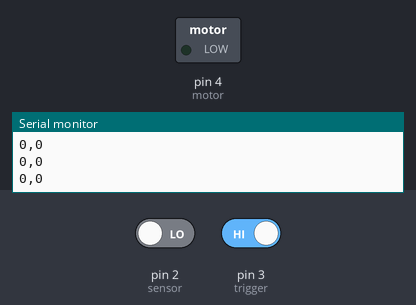
Recording of a sketch running on a simulated Arduino Uno, built with avr-gcc and run on an emulated ATmega328P. Shown: switched loads named in the sketch (green lamp = pin HIGH), the last lines printed to the serial monitor. Dashed ring = blinking. Inputs (shaded band) come from the test bench; at power-on: pin 3 (trigger) HIGH, pin 2 (sensor) LOW.

Above: at 1.2 s.
1.3 s: pin 3 (trigger) driven LOW
At 1.42 s:
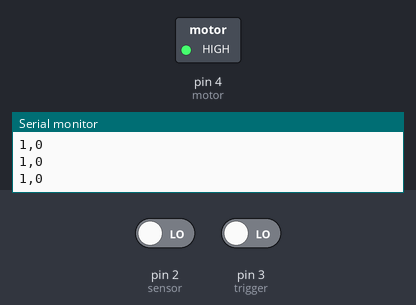
4.3 s: pin 3 (trigger) driven HIGH
At 5.7 s:
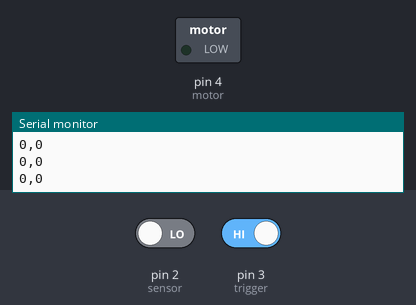
Timing chart, 0 to 7.3 s (numbered marks = the images above; inputs shaded):
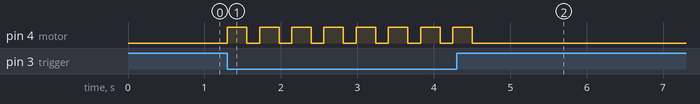

Measured:
- after the input at 1.3 s, pin 4 (motor): alternates HIGH for 0.25 s and LOW for 0.17 s, starting at once
- after the input at 4.3 s, pin 4 (motor): goes on until 4.5 s, then stays LOW

The sketch:

DuckGun.ino
```cpp
// --- Pin Definitions ---
int sensor = 2;  // LDR sensor input pin
int trigger = 3; // Trigger switch input pin
int motor = 4;   // Vibration motor output pin

// --- Timing Variables ---
int eTime = 0;   // Delay counter to control motor vibration duration
bool freeEvent;  // Unused event flag

void setup() {
  // Initialize pins
  pinMode(sensor, INPUT);
  pinMode(trigger, INPUT);
  pinMode(motor, OUTPUT);

  // Initialize serial communication
  Serial.begin(9600);
  while(!Serial); // Wait for serial connection to establish
}

void loop() {
  // Read inputs. Trigger is inverted (!) due to pull-up resistor logic.
  // Returns 1 when pressed, 0 when released.
  int triggerState = !digitalRead(trigger);

  // Read sensor state (1 or 0)
  int sensorState = digitalRead(sensor);

  // Format data as "trigger,sensor"
  char str[3];
  sprintf(str, "%d,%d", triggerState, sensorState);

  // Send data to Unity
  Serial.println(str);

  // Handle motor vibration logic
  runMotor();

  // Short delay for stability
  delay(1);
}

// --- Haptic Feedback Function ---
// Limits the vibration duration of the motor
void runMotor() {
  // Read inverted trigger state for motor logic
  int triggerState = !digitalRead(trigger);

  // Increment timer if vibration has started
  if (eTime > 0) {
     eTime++;
  }

  // Start motor if trigger is pressed and timer is idle
  if ((triggerState == 1) && (eTime == 0)) {
    eTime = 1;
    digitalWrite(motor, 1); // Turn ON motor
  }

  // Stop motor after 50 cycles (vibration duration)
  if (eTime == 50) {
    digitalWrite(motor, 0); // Turn OFF motor
  }

  // Reset timer after 80 cycles (cooldown period)
  if (eTime > 80) {
     eTime = 0;
  }
}
```
